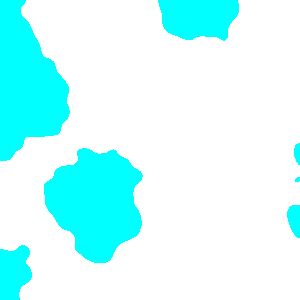
Frame 1 (no input)
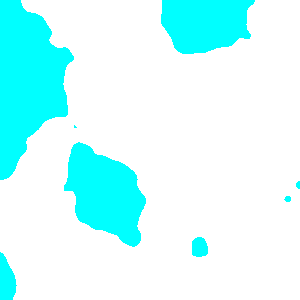
Frame 60 (the mouse pressed at the canvas centre just before this capture)
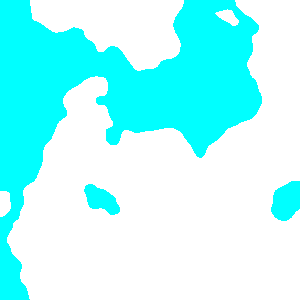
Frame 120 (the mouse held since frame 60 and released just before this capture)

The Processing sketch that drew these frames (run headless with seeded random() and noise(); from frame 60 on, the mouse is pressed at the canvas centre):

// Processing sketch: processing_3487
// ── processing_3487.pde

void setup(){size(300,300);colorMode(3,1);}void draw(){int w=width,h=height;for(int i=0;i<w*h;i++){float v=noise((i%w)*.01,i*.01/h,frameCount*.005);set(i%w,i/h,color(.3+v*.3,v,1,.05));}filter(15,2);}
